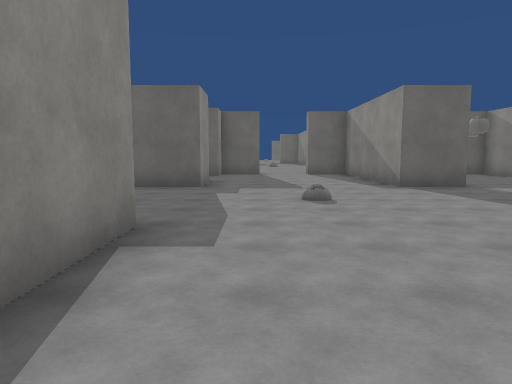
View 1 (above)

18 first-person views from a walk through a 3-D level made in the Unity game engine. The camera is 1.5 m above the floor, tilts 6° down and sees 70° across. The floor is counted in squares, 2 m on a side. Each view is taken from the middle of a square. On the plan, view 1 faces up. The plan holds only what a view shows up to about 11 squares ahead; the rest is blank. The place goes on beyond the plan. Surface patterns are stand-ins for the level's own textures.

View 2
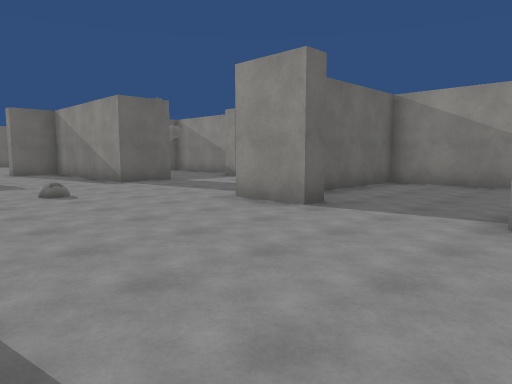

View 3
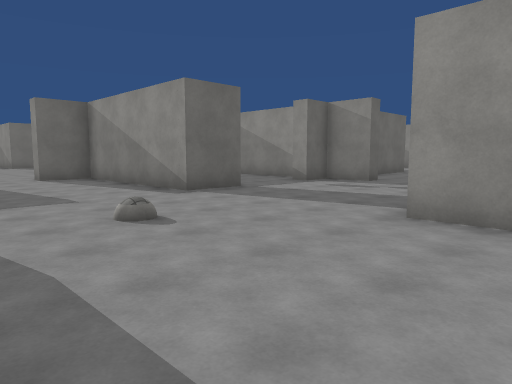

View 4
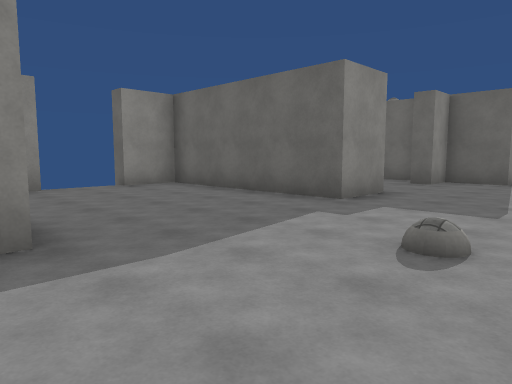

View 5
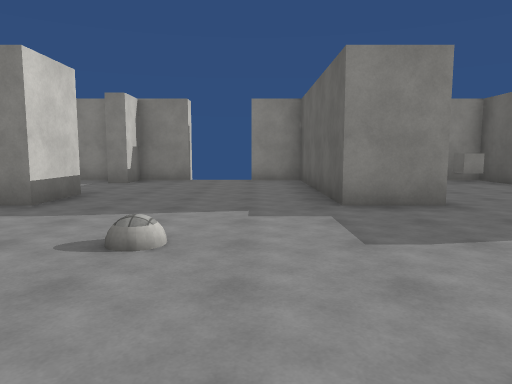

View 6
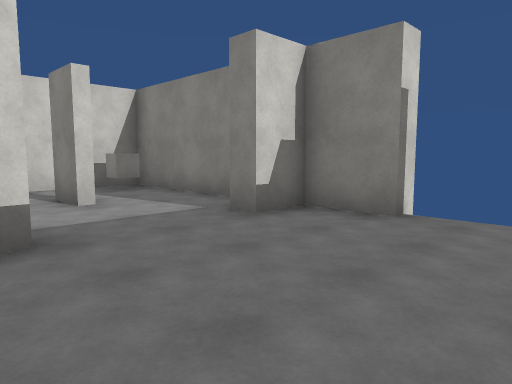

View 7
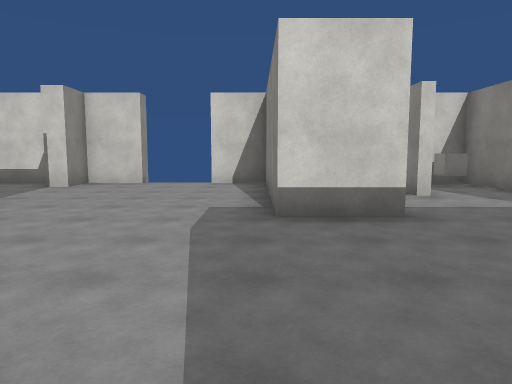

View 8
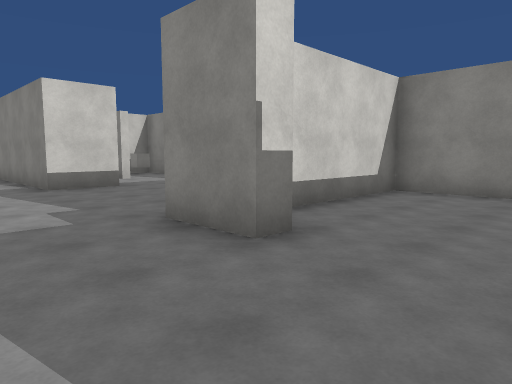

View 9
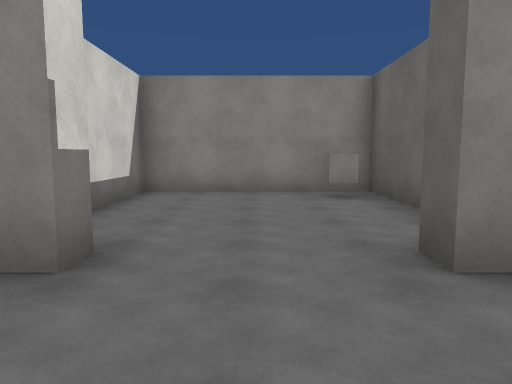

View 10
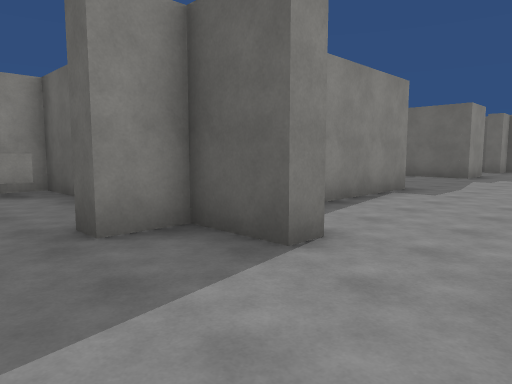

View 11
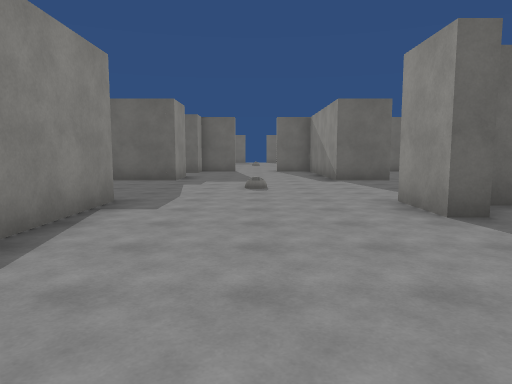

View 12
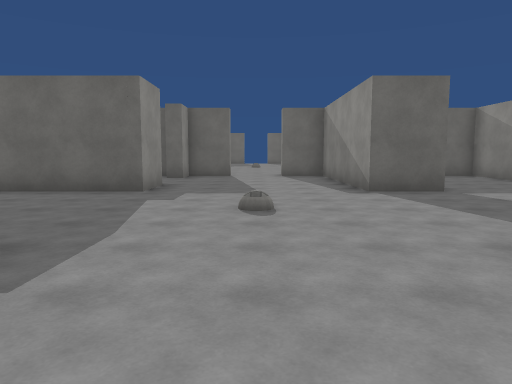

View 13
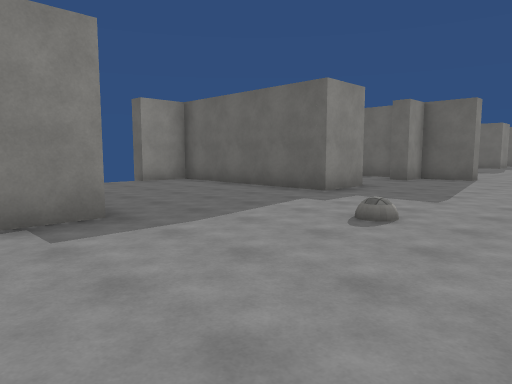

View 14
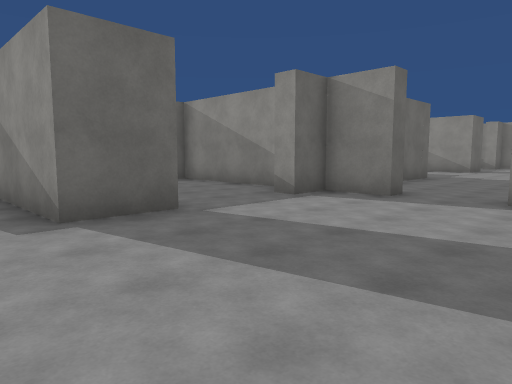

View 15
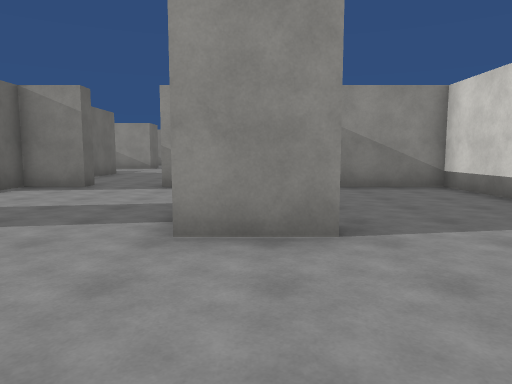

View 16
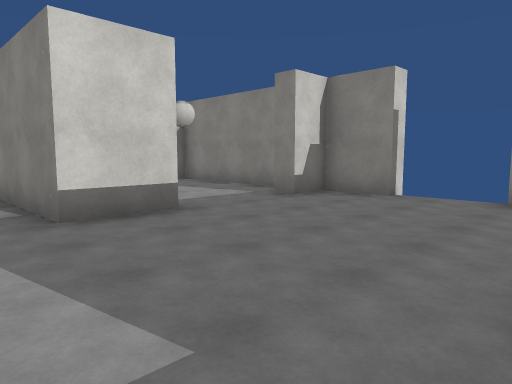

View 17
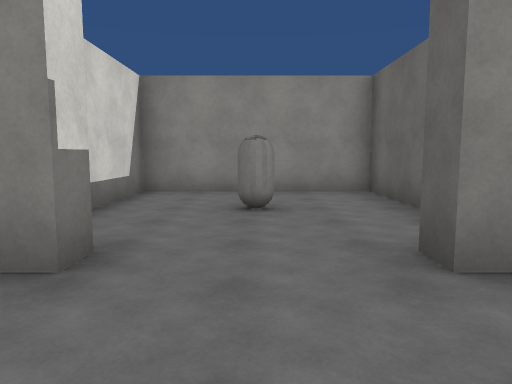

View 18
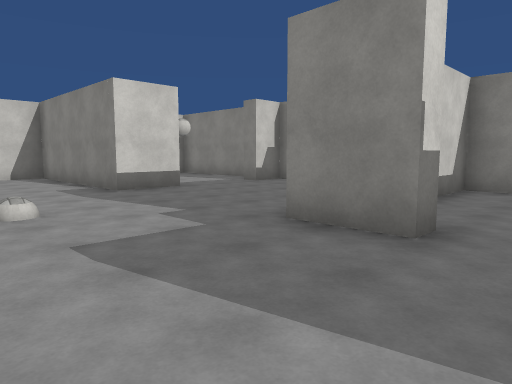

### Floor plan
Points are (right, up) in squares from view 1. A wall is a line through its corners. A room is listed if a view was taken in it or the views show most of it. See-through windows are left out.
Room 1 (views 1, 2, 3, 4, 5, 6, 7, 8, 9, 10, 11)
walls: (-2.9, 3.8) (-1.2, 3.8) (-1.2, -1.2) (0.1, -1.2); (4.9, 8.3) (3.3, 8.3) (3.3, 13.3) (1.9, 13.3); (3.8, 2.2) (3.3, 2.2) (3.3, 3.7); (-1.9, 9.8) (-1.2, 9.8) (-1.2, 8.3) (-6.3, 8.3) (-6.3, 6.9) (-6.8, 6.9); (-3.9, 1.6) (-3.9, 0.5); (0.1, 13.3) (-1.2, 13.3) (-1.2, 12.3) (-1.8, 12.3); (8.3, 6.9) (8.3, 8.3) (7.3, 8.3) (7.3, 8.8); (1.9, -1.8) (1.9, -1.2) (3.3, -1.2) (3.3, -0.2) (3.8, -0.2); (4.2, -1.2) (5.5, -1.2); (-6.3, 2.9) (-6.3, -1.2) (-3.9, -1.2); (-2.1, 13.3) (-4.5, 13.3); (-6.9, 5.1) (-6.3, 5.1) (-6.3, 3.8) (-5.3, 3.8) (-5.3, 3.2); (8.3, 0.6) (8.3, 3.2) (5.1, 3.2); (-6.3, 12.2) (-6.3, 8.8) (-2.9, 8.8)
ways out: opening at (1, 13) to room 2; opening at (8, 6); gap at (-7, 5); gap at (-7, 7); gap at (0, -2); gap at (2, -2)
objects: cube (-6, -1); cube (-6, 13) to (-5, 13)
Room 2 (views 12, 13, 14, 15, 16, 17, 18)
walls: (-2.9, 18.8) (-1.2, 18.8) (-1.2, 13.7) (-0.1, 13.7); (4.9, 23.2) (3.3, 23.2) (3.3, 27.1); (-1.9, 24.8) (-1.2, 24.8) (-1.2, 23.2) (-6.3, 23.2) (-6.3, 21.9) (-6.8, 21.9); (3.9, 17.2) (3.3, 17.2) (3.3, 18.7); (0.1, 13.9) (0.1, 13.3); (8.3, 21.9) (8.3, 23.2) (7.3, 23.2) (7.3, 23.8); (1.9, 13.3) (1.9, 13.8); (0.1, 28.8) (0.1, 28.3) (-1.2, 28.3) (-1.2, 27.3) (-1.8, 27.3); (-6.9, 20.1) (-6.3, 20.1) (-6.3, 18.8) (-5.3, 18.8) (-5.3, 18.2); (-6.3, 17.4) (-6.3, 13.8); (8.3, 24.6) (8.3, 28.2); (-3.9, 28.3) (-6.3, 28.3) (-6.3, 23.8) (-3.9, 23.8); (6, 13.7) (8.3, 13.7) (8.3, 16.1)
ways out: opening at (1, 13) to room 1; opening at (1, 28); opening at (8, 21); gap at (-7, 20); gap at (-7, 22)
objects: capsule (-4, 26)

Where each view was taken, in squares from view 1:
view 1: 0 up, 0 right, facing up
view 2: 1 down, 1 left, facing up-right
view 3: 2 up, 1 left, facing up-right
view 4: 3 up, 2 right, facing up-left
view 5: 7 up, 4 right, facing left
view 6: 7 up, 2 left, facing down-left
view 7: 8 up, 1 left, facing down
view 8: 12 up, 1 right, facing down-left
view 9: 11 up, 1 right, facing left
view 10: 11 up, 2 right, facing up-left
view 11: 13 up, 1 right, facing up
view 12: 16 up, 1 right, facing up
view 13: 17 up, 3 right, facing up-left
view 14: 19 up, 2 right, facing up-right
view 15: 18 up, 0 right, facing right
view 16: 23 up, 0 right, facing down-left
view 17: 26 up, 1 right, facing left
view 18: 26 up, 2 right, facing down-left
